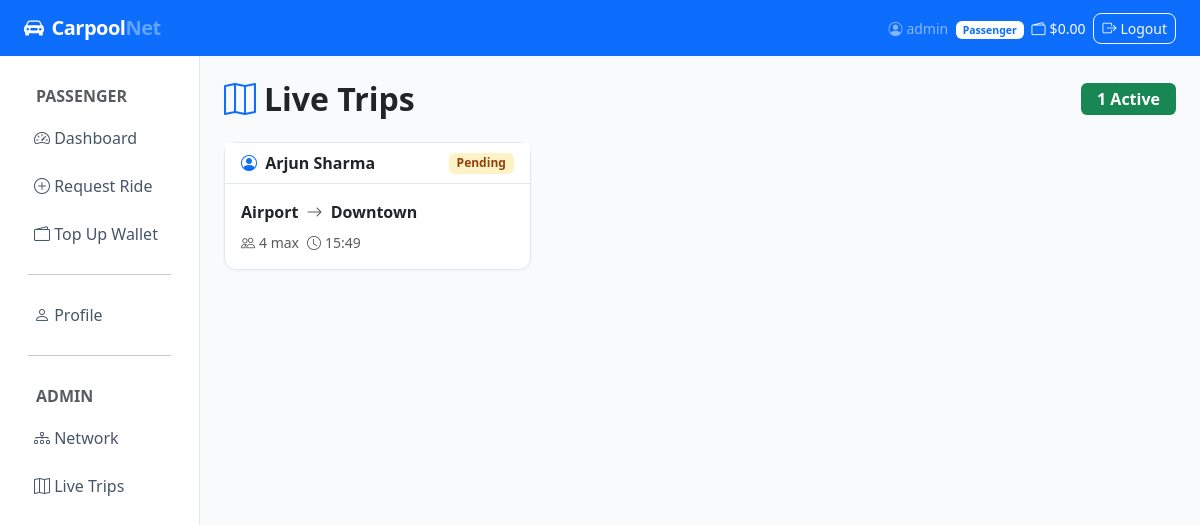
The app's page /trips/admin/active/ (signed in) with its own data.
### accounts/models.py (models this page shows, shortened)
class User(AbstractUser):
    ROLE_PASSENGER = 'passenger'
    ROLE_DRIVER = 'driver'
    ROLE_CHOICES = [
        (ROLE_PASSENGER, 'Passenger'),
        (ROLE_DRIVER, 'Driver'),
    ]
    role = models.CharField(max_length=20, choices=ROLE_CHOICES, default=ROLE_PASSENGER)
    phone = models.CharField(max_length=20, blank=True)
    vehicle_model = models.CharField(max_length=100, blank=True)
    vehicle_plate = models.CharField(max_length=20, blank=True)
    wallet_balance = models.DecimalField(max_digits=10, decimal_places=2, default=0.00)
    total_earnings = models.DecimalField(max_digits=10, decimal_places=2, default=0.00)
    @property
    def is_driver(self):
        return self.role == self.ROLE_DRIVER
    @property
    def is_passenger(self):
        return self.role == self.ROLE_PASSENGER

### trips/models.py (models this page shows, shortened)
class Trip(models.Model):
    STATUS_PENDING = 'pending'
    STATUS_ACTIVE = 'active'
    STATUS_COMPLETED = 'completed'
    STATUS_CANCELLED = 'cancelled'
    STATUS_CHOICES = [
        (STATUS_PENDING, 'Pending'),
        (STATUS_ACTIVE, 'Active'),
        (STATUS_COMPLETED, 'Completed'),
        (STATUS_CANCELLED, 'Cancelled'),
    ]
    driver = models.ForeignKey(
        settings.AUTH_USER_MODEL, on_delete=models.CASCADE,
        related_name='driven_trips'
    )
    start_node = models.ForeignKey(Node, on_delete=models.PROTECT, related_name='trips_starting')
    end_node = models.ForeignKey(Node, on_delete=models.PROTECT, related_name='trips_ending')
    current_node = models.ForeignKey(Node, on_delete=models.SET_NULL,
                                     null=True, blank=True, related_name='trips_currently_at')
    max_passengers = models.PositiveIntegerField(default=3)
    status = models.CharField(max_length=20, choices=STATUS_CHOICES, default=STATUS_PENDING)
    created_at = models.DateTimeField(auto_now_add=True)
    started_at = models.DateTimeField(null=True, blank=True)
    completed_at = models.DateTimeField(null=True, blank=True)
    class Meta:
        ordering = ['-created_at']

### network/models.py (models this page shows)
class Node(models.Model):
    name = models.CharField(max_length=100, unique=True)
    description = models.TextField(blank=True)
    latitude = models.FloatField(null=True, blank=True)
    longitude = models.FloatField(null=True, blank=True)
    created_at = models.DateTimeField(auto_now_add=True)
    def __str__(self):
        return self.name

### trips/views.py (the view)
# urls.py: path('admin/active/', views.admin_active_trips, name='admin_active_trips'),
@login_required
def admin_active_trips(request):
    if not request.user.is_staff:
        raise Http404
    trips = Trip.objects.filter(
        status__in=[Trip.STATUS_PENDING, Trip.STATUS_ACTIVE]
    ).select_related('driver', 'start_node', 'end_node', 'current_node')
    return render(request, 'trips/admin_active_trips.html', {'trips': trips})

### templates/trips/admin_active_trips.html (shortened to what this page needs)
{% extends 'base.html' %}
{% block content %}
<div class="d-flex justify-content-between align-items-center mb-4">
  <h2 class="fw-bold mb-0"><i class="bi bi-map me-2 text-primary"></i>Live Trips</h2>
  <span class="badge bg-success fs-6 px-3 py-2">{{ trips|length }} Active</span>
</div>
{% if trips %}
<div class="row g-3">
  {% for trip in trips %}
  <div class="col-md-6 col-lg-4">
    <div class="card h-100">
      <div class="card-header d-flex justify-content-between align-items-center">
        <span class="fw-semibold">
          <i class="bi bi-person-circle me-1 text-primary"></i>
          {{ trip.driver.get_full_name|default:trip.driver.username }}
        </span>
        <span class="badge badge-{{ trip.status }}">{{ trip.get_status_display }}</span>
      </div>
      <div class="card-body">
        <div class="mb-2">
          <strong>{{ trip.start_node }}</strong>
          <i class="bi bi-arrow-right text-muted mx-1"></i>
          <strong>{{ trip.end_node }}</strong>
        </div>
        <div class="d-flex gap-2 text-muted small">
          <span><i class="bi bi-people me-1"></i>{{ trip.max_passengers }} max</span>
          <span><i class="bi bi-clock me-1"></i>{{ trip.created_at|date:"H:i" }}</span>
        </div>
      </div>
    </div>
  </div>
  {% endfor %}
</div>
{% endif %}
{% endblock %}

### templates/base.html (shortened to what this page needs)
<!DOCTYPE html>
<html lang="en" data-bs-theme="light">
<head>
  <link href="https://cdn.jsdelivr.net/npm/bootstrap@5.3.2/dist/css/bootstrap.min.css" rel="stylesheet">
  <link href="https://cdn.jsdelivr.net/npm/bootstrap-icons@1.11.3/font/bootstrap-icons.min.css" rel="stylesheet">
</head>
<body>
<nav class="navbar navbar-expand-lg navbar-dark bg-primary sticky-top">
  <div class="container-fluid px-4">
    <a class="navbar-brand" href="/"><i class="bi bi-car-front-fill me-2"></i>Carpool<span>Net</span></a>
    <div class="collapse navbar-collapse" id="nav">
      <ul class="navbar-nav ms-auto align-items-center gap-2">
        {% if user.is_authenticated %}
          <li class="nav-item">
            <span class="navbar-text text-white-50 small">
              <i class="bi bi-person-circle me-1"></i>{{ user.username }}
              <span class="badge bg-white text-primary ms-1">{{ user.get_role_display }}</span>
            </span>
          </li>
          {% if user.is_passenger %}
          <li class="nav-item">
            <span class="navbar-text text-white small">
              <i class="bi bi-wallet2 me-1"></i>${{ user.wallet_balance }}
            </span>
          </li>
          {% endif %}
          <li class="nav-item">
            <a class="btn btn-outline-light btn-sm" href="{% url 'accounts:logout' %}">
              <i class="bi bi-box-arrow-right me-1"></i>Logout
            </a>
          </li>
        {% else %}
          <li class="nav-item"><a class="btn btn-outline-light btn-sm" href="{% url 'accounts:login' %}">Login</a></li>
          <li class="nav-item"><a class="btn btn-light btn-sm" href="{% url 'accounts:register' %}">Register</a></li>
        {% endif %}
      </ul>
    </div>
  </div>
</nav>
<div class="container-fluid">
  <div class="row">
    {% if user.is_authenticated %}
    <nav class="col-md-2 d-none d-md-block sidebar py-3">
      <div class="nav flex-column">
        {% if user.is_driver %}
          <span class="nav-link text-muted small fw-bold px-3 pb-1">DRIVER</span>
          <a href="{% url 'trips:driver_dashboard' %}" class="nav-link {% if request.resolver_match.url_name == 'driver_dashboard' %}active{% endif %}">
            <i class="bi bi-speedometer2"></i> Dashboard
          </a>
          <a href="{% url 'trips:create_trip' %}" class="nav-link {% if request.resolver_match.url_name == 'create_trip' %}active{% endif %}">
            <i class="bi bi-plus-circle"></i> New Trip
          </a>
        {% else %}
          <span class="nav-link text-muted small fw-bold px-3 pb-1">PASSENGER</span>
          <a href="{% url 'trips:passenger_dashboard' %}" class="nav-link {% if request.resolver_match.url_name == 'passenger_dashboard' %}active{% endif %}">
            <i class="bi bi-speedometer2"></i> Dashboard
          </a>
          <a href="{% url 'trips:create_request' %}" class="nav-link {% if request.resolver_match.url_name == 'create_request' %}active{% endif %}">
            <i class="bi bi-plus-circle"></i> Request Ride
          </a>
          <a href="{% url 'accounts:topup' %}" class="nav-link {% if request.resolver_match.url_name == 'topup' %}active{% endif %}">
            <i class="bi bi-wallet2"></i> Top Up Wallet
          </a>
        {% endif %}
        <hr class="mx-3">
        <a href="{% url 'accounts:profile' %}" class="nav-link {% if request.resolver_match.url_name == 'profile' %}active{% endif %}">
          <i class="bi bi-person"></i> Profile
        </a>
        {% if user.is_staff %}
          <hr class="mx-3">
          <span class="nav-link text-muted small fw-bold px-3 pb-1">ADMIN</span>
          <a href="{% url 'network:admin' %}" class="nav-link"><i class="bi bi-diagram-3"></i> Network</a>
          <a href="{% url 'trips:admin_active_trips' %}" class="nav-link"><i class="bi bi-map"></i> Live Trips</a>
        {% endif %}
      </div>
    </nav>
    <main class="col-md-10 py-4 px-4">
    {% else %}
    <main class="col-12 py-4 px-4">
    {% endif %}
      {% block content %}{% endblock %}
    </main>
  </div>
</div>
</body>
</html>

### templates/base.html (style rules this page uses)
:root { --cp-primary: #2563eb; --cp-secondary: #7c3aed; --cp-success: #059669; --cp-surface: #f8fafc; }
body { background: var(--cp-surface); font-family: 'Segoe UI', system-ui, sans-serif; }
.navbar-brand { font-weight: 800; letter-spacing: -0.5px; }
.navbar-brand span { color: #60a5fa; }
.sidebar { min-height: calc(100vh - 56px); background: #fff; border-right: 1px solid #e2e8f0; }
.sidebar .nav-link { color: #475569; border-radius: 8px; margin: 2px 8px; padding: 10px 14px; }
.sidebar .nav-link i { width: 20px; }
.card { border: 1px solid #e2e8f0; border-radius: 12px; box-shadow: 0 1px 3px rgba(0,0,0,.04); }
.card-header { background: #fff; border-bottom: 1px solid #e2e8f0; font-weight: 600; }
.badge-pending { background: #fef3c7; color: #92400e; }
.btn { border-radius: 8px; }

### records on screen
User: username "admin", role "Passenger", wallet_balance "0.00"
Trip: driver.get_full_name "Arjun Sharma", status "Pending", start_node "Airport", end_node "Downtown", max_passengers "4", created_at "15:49"

### other values on screen
{{ trips|length }} "1"
